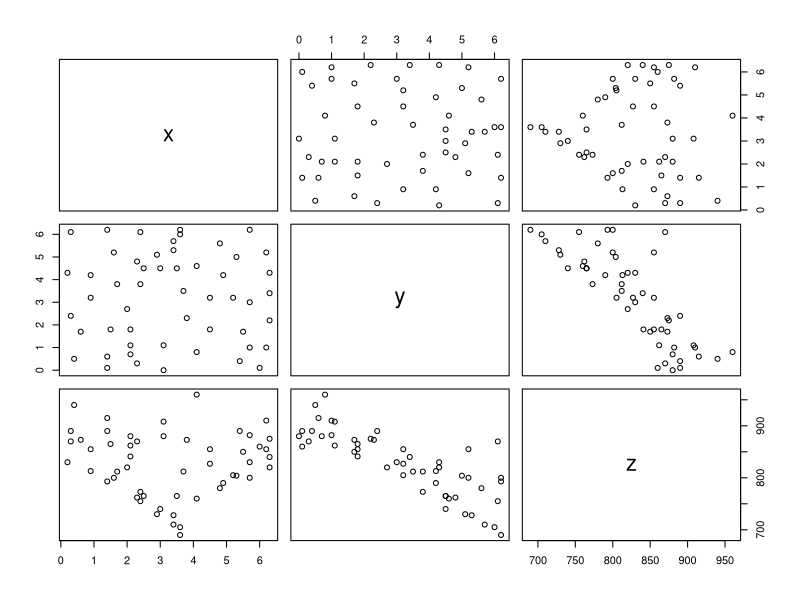
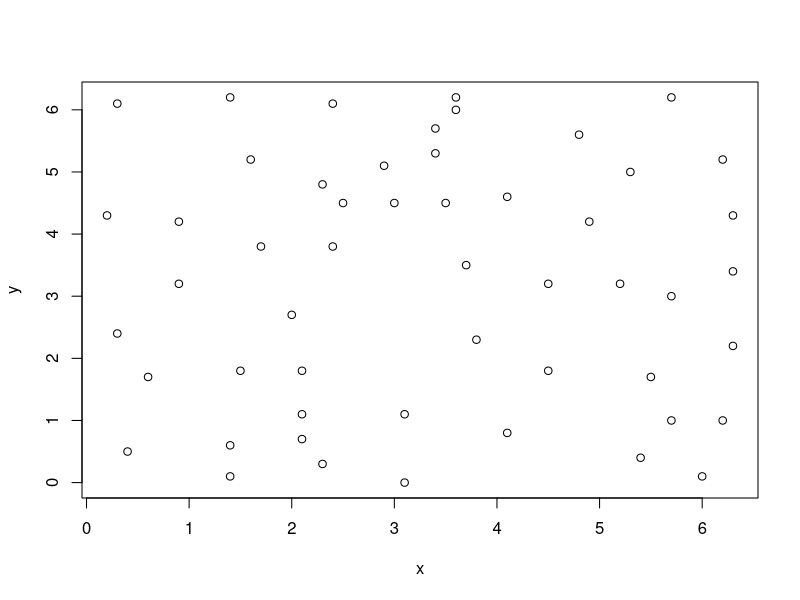
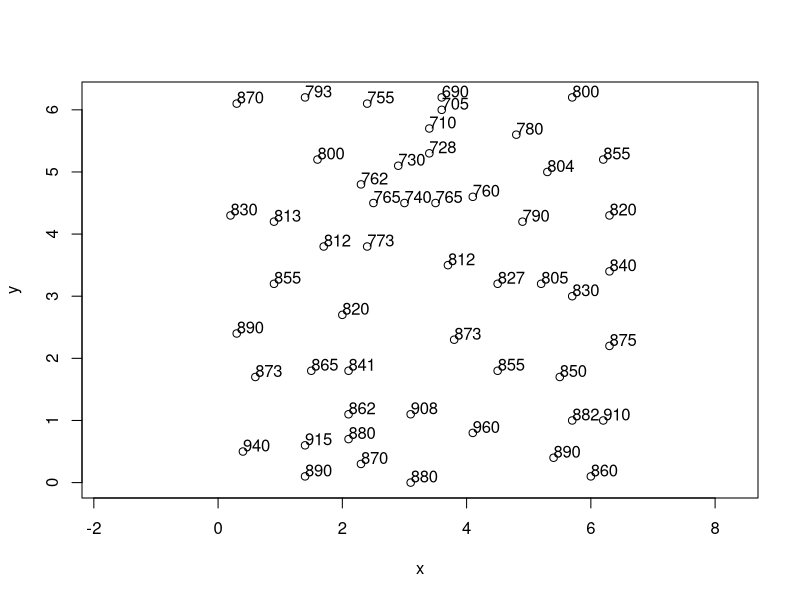
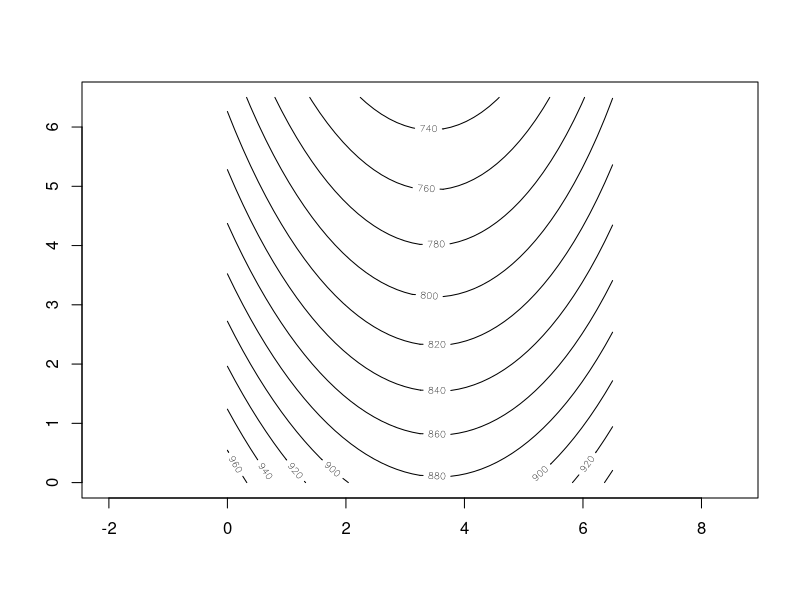

These figures' R source, in order:
library(MASS)
library(spatial)
data(topo)
topo
class(topo)
View(topo)
plot(topo)
plot(topo[,1:2])
plot(topo[,c("x","y")], asp=T)
text(topo$x, topo$y, topo$z, adj = c(0,0))

topo.ls <- surf.ls(2, topo)
trsurf <- trmat(topo.ls, 0, 6.5, 0, 6.5, 50)
contour(trsurf, asp = TRUE)
